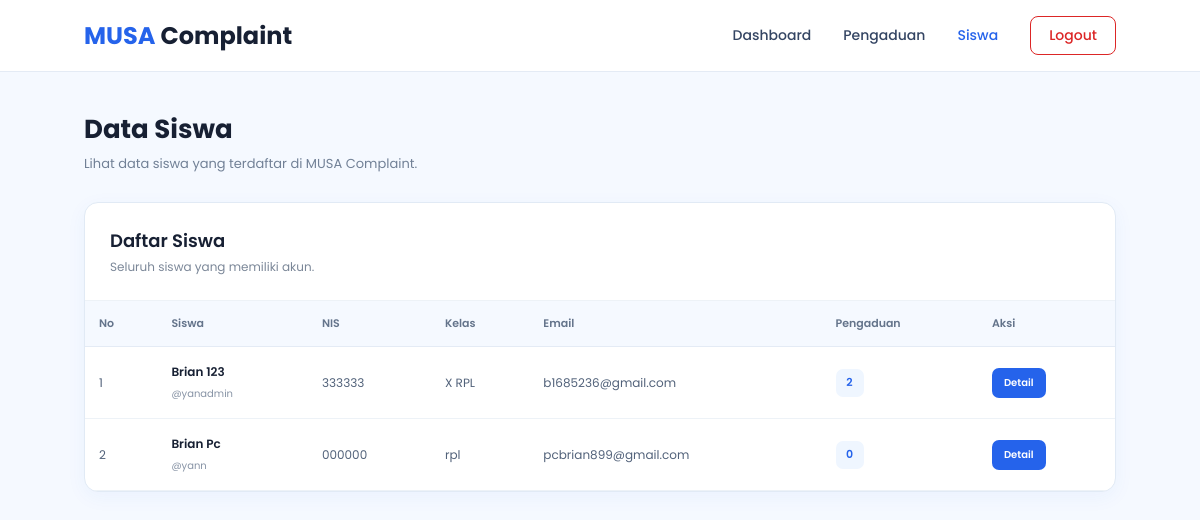
The app's page /admin/siswa.php (signed in) with its own data.
### tables this page shows
CREATE TABLE `siswa` (
  `id_siswa` int UNSIGNED NOT NULL,
  `nis` varchar(30) NOT NULL,
  `nama` varchar(100) NOT NULL,
  `kelas` varchar(50) NOT NULL,
  `email` varchar(100) NOT NULL,
  `username` varchar(50) NOT NULL,
  `password` varchar(255) NOT NULL,
  `role` enum('siswa') NOT NULL DEFAULT 'siswa',
  `created_at` timestamp NULL DEFAULT CURRENT_TIMESTAMP,
  `foto` text
);

### admin/siswa.php (the view, shortened to what this page needs)
<?php
require_once "../config/database.php";
$query = $conn->query("
    SELECT
        s.id_siswa,
        s.nis,
        s.nama,
        s.kelas,
        s.email,
        s.username,
        s.created_at,
        COUNT(p.id_pengaduan) AS jumlah_pengaduan
    FROM siswa s
    LEFT JOIN pengaduan p
        ON s.id_siswa = p.id_siswa
    GROUP BY
        s.id_siswa,
        s.nis,
        s.nama,
        s.kelas,
        s.email,
        s.username,
        s.created_at
    ORDER BY s.nama ASC
");
?>
<!DOCTYPE html>
<html lang="id">
<head>
    <link
        rel="stylesheet"
        href="../asests/css/admin_siswa.css"
    >
</head>
<body>
<nav class="navbar">
    <a href="admin_dashboard.php" class="logo">
        <span>MUSA</span> Complaint
    </a>
    <div class="nav-menu">
        <a href="admin_dashboard.php">
            Dashboard
        </a>
        <a href="pengaduan.php">
            Pengaduan
        </a>
        <a href="siswa.php" class="active">
            Siswa
        </a>
        <a href="../akun/logout.php">
            Logout
        </a>
    </div>
</nav>
<main class="container">
    <div class="page-header">
        <div>
            <h1>
                Data Siswa
            </h1>
            <p>
                Lihat data siswa yang terdaftar di MUSA Complaint.
            </p>
        </div>
    </div>
    <section class="card">
        <div class="card-header">
            <h2>
                Daftar Siswa
            </h2>
            <p>
                Seluruh siswa yang memiliki akun.
            </p>
        </div>
        <div class="table-wrapper">
            <table>
                <thead>
                    <tr>
                        <th>No</th>
                        <th>Siswa</th>
                        <th>NIS</th>
                        <th>Kelas</th>
                        <th>Email</th>
                        <th>Pengaduan</th>
                        <th>Aksi</th>
                    </tr>
                </thead>
                <tbody>
                <?php if ($query && $query->num_rows > 0): ?>
                    <?php $no = 1; ?>
                    <?php while ($siswa = $query->fetch_assoc()): ?>
                        <tr>
                            <td>
                                <?= $no++; ?>
                            </td>
                            <td>
                                <div class="student">
                                    <strong>
                                        <?= htmlspecialchars(
                                            $siswa["nama"]
                                        ); ?>
                                    </strong>
                                    <span>
                                        @<?= htmlspecialchars(
                                            $siswa["username"]
                                        ); ?>
                                    </span>
                                </div>
                            </td>
                            <td>
                                <?= htmlspecialchars(
                                    $siswa["nis"]
                                ); ?>
                            </td>
                            <td>
                                <?= htmlspecialchars(
                                    $siswa["kelas"]
                                ); ?>
                            </td>
                            <td>
                                <?= htmlspecialchars(
                                    $siswa["email"]
                                ); ?>
                            </td>
                            <td>
                                <span class="jumlah">
                                    <?= (int) $siswa["jumlah_pengaduan"]; ?>
                                </span>
                            </td>
                            <td>
                                <a
                                    href="detail_siswa.php?id=<?= $siswa["id_siswa"]; ?>"
                                    class="detail-button"
                                >
                                    Detail
                                </a>
                            </td>
                        </tr>
                    <?php endwhile; ?>
                <?php endif; ?>
                </tbody>
            </table>
        </div>
    </section>
</main>
</body>
</html>

### asests/css/admin_siswa.css (style rules this page uses)
* { margin: 0; padding: 0; box-sizing: border-box; }
body { font-family: 'Poppins', sans-serif; background: #f5f9ff; color: #172033; }
.navbar { width: 100%; height: 72px; display: flex; align-items: center; justify-content: space-between; padding: 0 7%; background: #ffffff; border-bottom: 1px solid #e4ebf5; }
.logo { text-decoration: none; font-size: 24px; font-weight: 700; color: #172033; }
.logo span { color: #2563eb; }
.nav-menu { display: flex; align-items: center; gap: 32px; }
.nav-menu a { text-decoration: none; color: #344563; font-size: 14px; font-weight: 500; transition: 0.2s ease; }
.nav-menu a:hover, .nav-menu a.active { color: #2563eb; }
.nav-menu a[href$="logout.php"] { padding: 8px 18px; color: #dc2626; background: #ffffff; border: 1px solid #dc2626; border-radius: 8px; transition: 0.2s ease; }
.container { width: 86%; max-width: 1250px; margin: auto; padding: 38px 0 60px; }
.page-header { margin-bottom: 28px; }
.page-header h1 { font-size: 26px; font-weight: 700; margin-bottom: 5px; }
.page-header p { color: #718096; font-size: 13px; }
.card { background: #ffffff; border: 1px solid #e1eaf5; border-radius: 14px; box-shadow: 0 5px 20px rgba(37, 99, 235, 0.05); overflow: hidden; }
.card-header { padding: 24px 25px; border-bottom: 1px solid #edf2f7; }
.card-header h2 { font-size: 18px; font-weight: 600; margin-bottom: 4px; }
.card-header p { color: #7b8798; font-size: 12px; }
.table-wrapper { width: 100%; overflow-x: auto; }
table { width: 100%; min-width: 1000px; border-collapse: collapse; }
thead { background: #f5f9ff; }
th { padding: 14px; text-align: left; font-size: 11px; font-weight: 600; color: #64748b; border-bottom: 1px solid #e4ebf5; }
td { padding: 16px 14px; font-size: 12px; color: #52627a; border-bottom: 1px solid #edf2f7; }
.student strong { display: block; color: #172033; font-size: 12px; font-weight: 600; margin-bottom: 3px; }
.student span { color: #8793a5; font-size: 10px; }
.jumlah { display: inline-flex; min-width: 28px; height: 28px; align-items: center; justify-content: center; border-radius: 7px; background: #eff6ff; color: #2563eb; font-size: 11px; font-weight: 600; }
.detail-button { display: inline-block; padding: 7px 12px; border-radius: 7px; background: #2563eb; color: #ffffff; font-size: 10px; font-weight: 600; text-decoration: none; transition: 0.2s ease; }

### records on screen
siswa: nama "Brian 123", username "yanadmin", nis "333333", kelas "X RPL", email "b1685236@gmail.com", jumlah_pengaduan "2"
siswa: nama "Brian Pc", username "yann", nis "000000", kelas "rpl", email "pcbrian899@gmail.com", jumlah_pengaduan "0"
